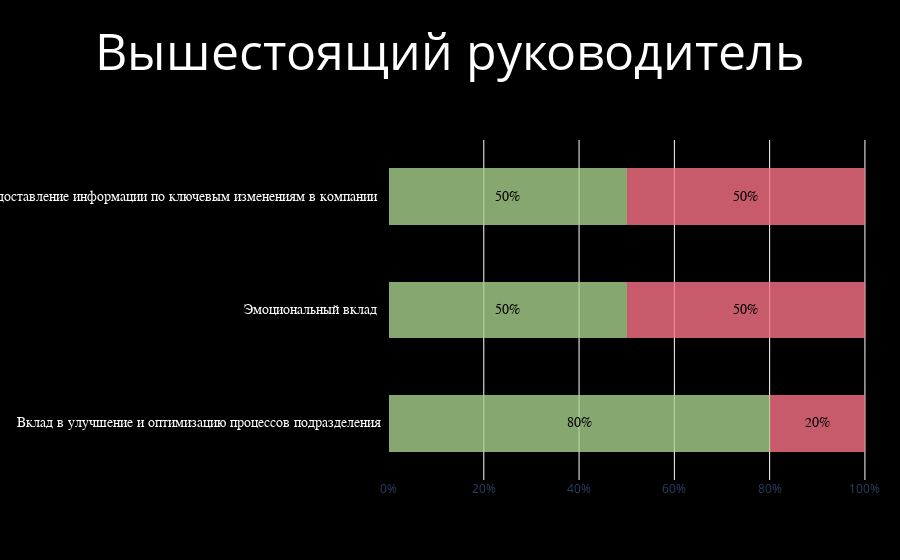

Notebook code for this chart:
### Code cell
create_plot("Пушкин Иванович Валерий", "Вышестоящий руководитель", collector)

### Figure 1 — Plotly figure (JSON) as saved in the notebook; plotly's stock layout.template omitted (floating-point values rounded to 4 significant figures)
{"data": [{"marker": {"color": "rgba(168,209,141,0.8)", "line": {"width": 0}}, "orientation": "h", "type": "bar", "width": 0.5, "x": [0.8], "y": ["Вклад в улучшение и оптимизацию процессов подразделения"]}, {"marker": {"color": "rgba(168,209,141,0.8)", "line": {"width": 0}}, "orientation": "h", "type": "bar", "width": 0.5, "x": [0.5], "y": ["Эмоциональный вклад "]}, {"marker": {"color": "rgba(168,209,141,0.8)", "line": {"width": 0}}, "orientation": "h", "type": "bar", "width": 0.5, "x": [0.5], "y": ["Предоставление информации по ключевым изменениям в компании "]}, {"marker": {"color": "rgba(251,114,134,0.8)", "line": {"width": 0}}, "orientation": "h", "type": "bar", "width": 0.5, "x": [0.2], "y": ["Вклад в улучшение и оптимизацию процессов подразделения"]}, {"marker": {"color": "rgba(251,114,134,0.8)", "line": {"width": 0}}, "orientation": "h", "type": "bar", "width": 0.5, "x": [0.5], "y": ["Эмоциональный вклад "]}, {"marker": {"color": "rgba(251,114,134,0.8)", "line": {"width": 0}}, "orientation": "h", "type": "bar", "width": 0.5, "x": [0.5], "y": ["Предоставление информации по ключевым изменениям в компании "]}], "layout": {"annotations": [{"align": "right", "font": {"color": "rgb(255, 255, 255)", "family": "Arial", "size": 14}, "showarrow": false, "text": "Вклад в улучшение и оптимизацию процессов подразделения", "x": 0.14, "xanchor": "right", "xref": "paper", "y": "Вклад в улучшение и оптимизацию процессов подразделения", "yref": "y"}, {"font": {"color": "rgb(0, 0, 0)", "family": "Arial", "size": 14}, "showarrow": false, "text": "80%", "x": 0.4, "xref": "x", "y": "Вклад в улучшение и оптимизацию процессов подразделения", "yref": "y"}, {"font": {"color": "rgb(0, 0, 0)", "family": "Arial", "size": 14}, "showarrow": false, "text": "20%", "x": 0.9, "xref": "x", "y": "Вклад в улучшение и оптимизацию процессов подразделения", "yref": "y"}, {"align": "right", "font": {"color": "rgb(255, 255, 255)", "family": "Arial", "size": 14}, "showarrow": false, "text": "Эмоциональный вклад ", "x": 0.14, "xanchor": "right", "xref": "paper", "y": "Эмоциональный вклад ", "yref": "y"}, {"font": {"color": "rgb(0, 0, 0)", "family": "Arial", "size": 14}, "showarrow": false, "text": "50%", "x": 0.25, "xref": "x", "y": "Эмоциональный вклад ", "yref": "y"}, {"font": {"color": "rgb(0, 0, 0)", "family": "Arial", "size": 14}, "showarrow": false, "text": "50%", "x": 0.75, "xref": "x", "y": "Эмоциональный вклад ", "yref": "y"}, {"align": "right", "font": {"color": "rgb(255, 255, 255)", "family": "Arial", "size": 14}, "showarrow": false, "text": "Предоставление информации по ключевым изменениям в компании ", "x": 0.14, "xanchor": "right", "xref": "paper", "y": "Предоставление информации по ключевым изменениям в компании ", "yref": "y"}, {"font": {"color": "rgb(0, 0, 0)", "family": "Arial", "size": 14}, "showarrow": false, "text": "50%", "x": 0.25, "xref": "x", "y": "Предоставление информации по ключевым изменениям в компании ", "yref": "y"}, {"font": {"color": "rgb(0, 0, 0)", "family": "Arial", "size": 14}, "showarrow": false, "text": "50%", "x": 0.75, "xref": "x", "y": "Предоставление информации по ключевым изменениям в компании ", "yref": "y"}], "barmode": "stack", "margin": {"b": 80, "l": 300, "r": 10, "t": 140}, "paper_bgcolor": "rgb(0, 0, 0)", "plot_bgcolor": "rgb(0, 0, 0)", "showlegend": false, "title": {"font": {"color": "rgb(255, 255, 255)", "size": 50}, "text": "Вышестоящий руководитель", "x": 0.5}, "xaxis": {"domain": [0.15, 1], "showgrid": true, "showline": false, "showticklabels": true, "tickformat": "0.00%", "zeroline": false}, "yaxis": {"showgrid": false, "showline": false, "showticklabels": false, "zeroline": false}}}
